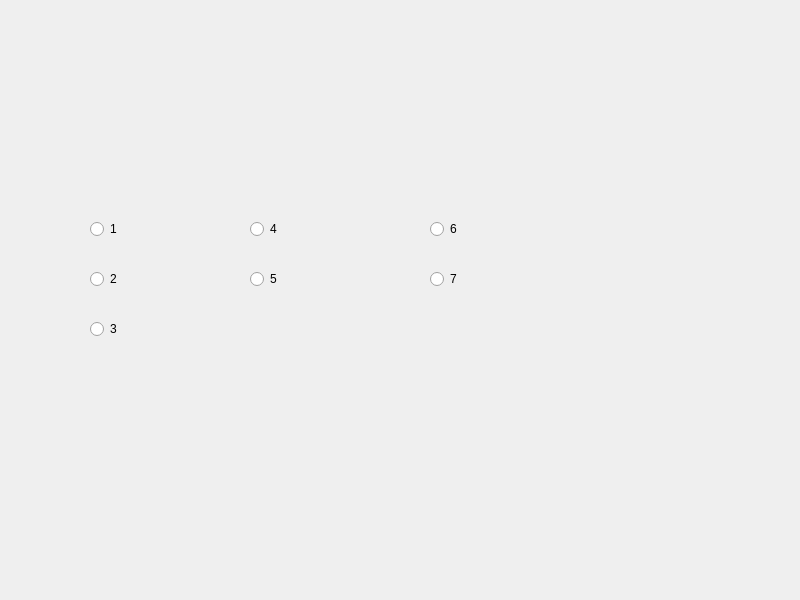
<?xml version="1.0" encoding="UTF-8"?>
<ui version="4.0">
 <class>Widget</class>
 <widget class="QWidget" name="Widget">
  <property name="geometry">
   <rect>
    <x>0</x>
    <y>0</y>
    <width>800</width>
    <height>600</height>
   </rect>
  </property>
  <property name="windowTitle">
   <string>Widget</string>
  </property>
  <widget class="QRadioButton" name="radioButton_1">
   <property name="geometry">
    <rect>
     <x>90</x>
     <y>220</y>
     <width>91</width>
     <height>18</height>
    </rect>
   </property>
   <property name="text">
    <string>1</string>
   </property>
  </widget>
  <widget class="QRadioButton" name="radioButton_2">
   <property name="geometry">
    <rect>
     <x>90</x>
     <y>270</y>
     <width>91</width>
     <height>18</height>
    </rect>
   </property>
   <property name="text">
    <string>2</string>
   </property>
  </widget>
  <widget class="QRadioButton" name="radioButton_3">
   <property name="geometry">
    <rect>
     <x>90</x>
     <y>320</y>
     <width>91</width>
     <height>18</height>
    </rect>
   </property>
   <property name="text">
    <string>3</string>
   </property>
  </widget>
  <widget class="QRadioButton" name="radioButton_4">
   <property name="geometry">
    <rect>
     <x>250</x>
     <y>220</y>
     <width>91</width>
     <height>18</height>
    </rect>
   </property>
   <property name="text">
    <string>4</string>
   </property>
  </widget>
  <widget class="QRadioButton" name="radioButton_5">
   <property name="geometry">
    <rect>
     <x>250</x>
     <y>270</y>
     <width>91</width>
     <height>18</height>
    </rect>
   </property>
   <property name="text">
    <string>5</string>
   </property>
  </widget>
  <widget class="QRadioButton" name="radioButton_6">
   <property name="geometry">
    <rect>
     <x>430</x>
     <y>220</y>
     <width>91</width>
     <height>18</height>
    </rect>
   </property>
   <property name="text">
    <string>6</string>
   </property>
  </widget>
  <widget class="QRadioButton" name="radioButton_7">
   <property name="geometry">
    <rect>
     <x>430</x>
     <y>270</y>
     <width>91</width>
     <height>18</height>
    </rect>
   </property>
   <property name="text">
    <string>7</string>
   </property>
  </widget>
 </widget>
 <resources/>
 <connections/>
</ui>
